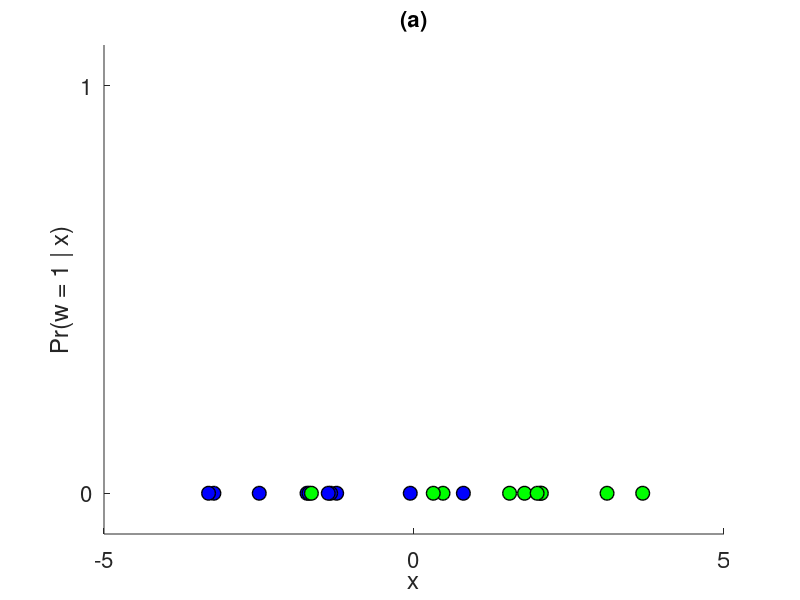

This figure's MATLAB source: (Note: this script raises an error after producing the figure.)
% Author: Stefan Stavrev 2013

% Generate data for class 0.
I_0 = 10;
mu_0 = -2;
sigma_0 = 1.5;
class_0 = normrnd(mu_0, sigma_0, 1, I_0);
scatter(class_0, zeros(1,I_0),100,'fill','MarkerEdgeColor','k', ...
       'MarkerFaceColor','b','LineWidth',1);
hold on;

% Generate data for class 1.
I_1 = 10;
mu_1 = 2;
sigma_1 = 1.5;
class_1 = normrnd(mu_1, sigma_1, 1, I_1);
scatter(class_1, zeros(1,I_1),100,'fill','MarkerEdgeColor','k', ...
       'MarkerFaceColor','g','LineWidth',1);
   
% Plot properties.
xlabel('x', 'FontSize', 16);
ylabel('Pr(w = 1 | x)', 'FontSize', 16);
axis([-5,5,-0.1,1.1]);
set(gca,'XTick',[-5,0,5],'YTick',[0,1],'FontSize', 16);
title('(a)', 'FontSize', 16);

% Prepare training data.
X = [class_0 class_1];
X = [ones(1,I_0+I_1); X];
w = [zeros(I_0,1); ones(I_1,1)];
var_prior = 6;
X_test = -5:0.1:5;
X_test = [ones(1,size(X_test,2)); X_test];

% Fit a logistic regression model.
initial_phi = [1; 1];
[predictions, phi] = fit_logr (X, w, var_prior, X_test, initial_phi);

% Plot the predictions.
plot(-5:0.1:5, predictions, 'LineWidth',2,'LineSmoothing','on','Color','r');

% Plot the decision boundary.
decision_boundary = -phi(1) / phi(2);
plot(repmat(decision_boundary,1,10), linspace(-2,2,10),...
    'LineWidth',2,'LineSmoothing','on','Color','c');
hold off;
